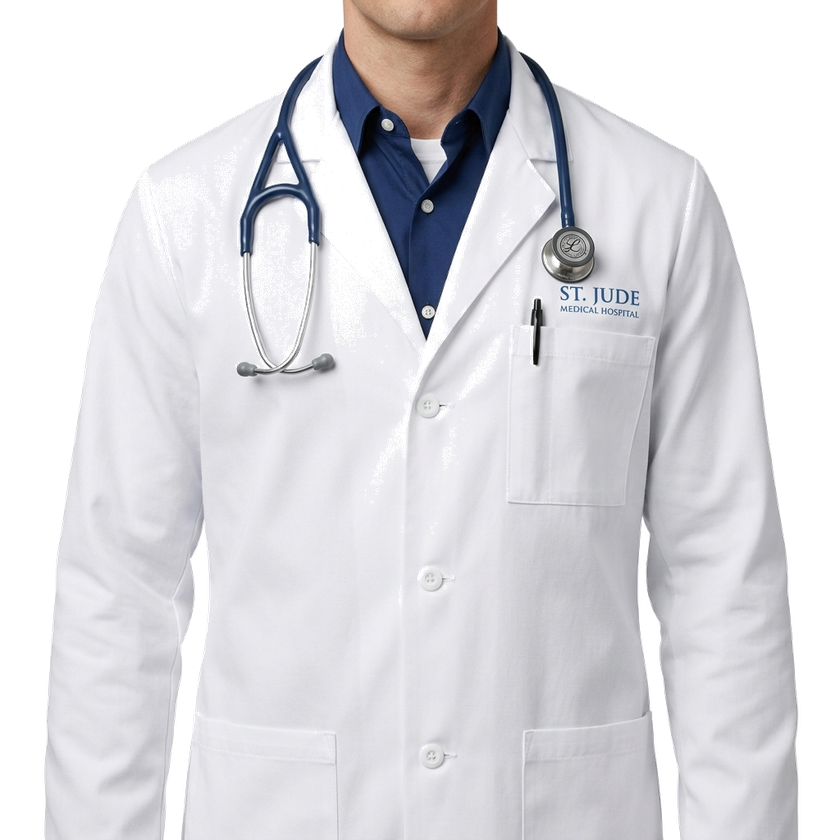
#> input picture services/sticker-maker/sticker-api/app/assets/suits/doctor_white_coat.png, 840 x 840 px, shrunk from 1024 x 1024 before the run
$ python -i process_suits_chroma.py   (imports and definitions only)
#> lines starting #> are read from the running program, lines starting #| are printed output that depends on the picture
import glob
import os
from pathlib import Path
from PIL import Image, ImageFilter

BRAIN_DIR = Path(r"C:\Users\chhoy\.gemini\antigravity-ide\brain\3a7e1d41-181c-48a1-9bd1-5462fadbe597")
OUT_DIR = Path(r"d:\Project\CamTech\services\sticker-maker\sticker-api\app\assets\suits")

suit_types = {
    "suit_men_green_bg": "men_black_suit.png",
    "suit_doctor_green_bg": "doctor_white_coat.png",
    "suit_women_green_bg": "women_black_blazer.png",
}

def remove_green_screen(img_path):
#> called with img_path = 'app/assets/suits/doctor_white_coat.png'
    img = Image.open(img_path).convert("RGBA")
#> img is the input picture: PIL image 840x840 RGBA; mean R, G, B, A 148, 147.3, 151.1, 178.8
    w, h = img.size
#> w = 840; h = 840
    pixels = img.load()

    # Create mask image
    mask = Image.new("L", (w, h), 255)
#> mask: PIL image 840x840 L; every value is 255
    mask_pixels = mask.load()

    # Chroma key out pure green (#00FF00) with tolerance
    for y in range(h):
        for x in range(w):
            r, g, b, a = pixels[x, y]
            # Detect bright green
            if g > 150 and r < 100 and b < 100:
                mask_pixels[x, y] = 0
            # Detect edge green (spill)
            elif g > r + 30 and g > b + 30:
                # Semi-transparent for edges
                mask_pixels[x, y] = max(0, 255 - (g - max(r, b)) * 3)

    # Smooth the mask
    mask = mask.filter(ImageFilter.GaussianBlur(1.5))

    # Apply mask
    img.putalpha(mask)
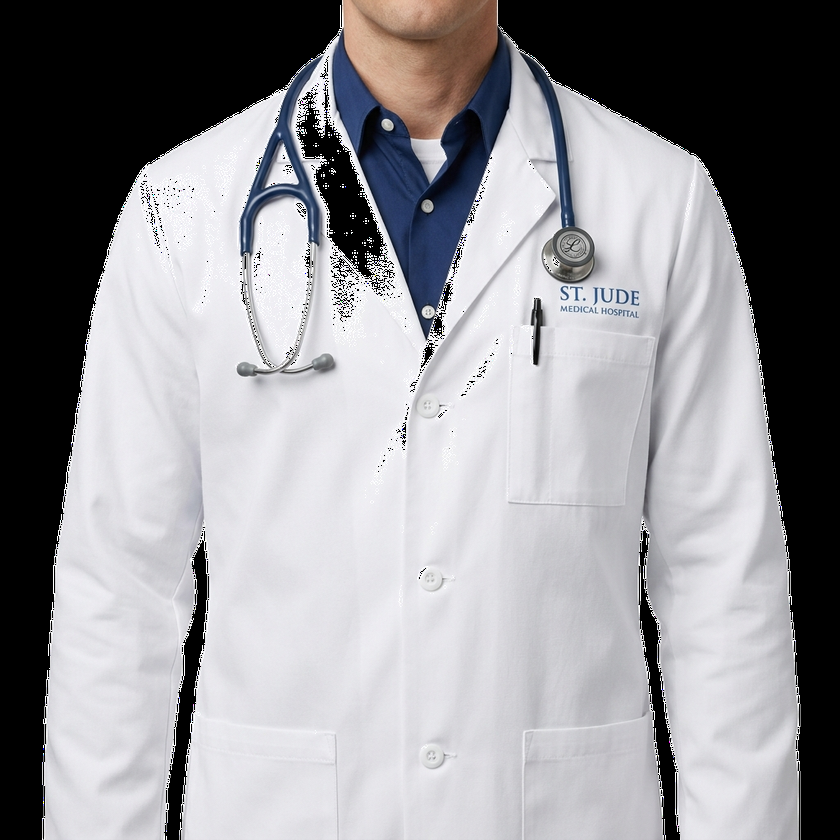
#> img: PIL image 840x840 RGBA; mean R, G, B, A 148, 147.3, 151.1, 255; transparent parts drawn white
    return img

# [14 lines not run here, left out]

>>> result = remove_green_screen('app/assets/suits/doctor_white_coat.png')
